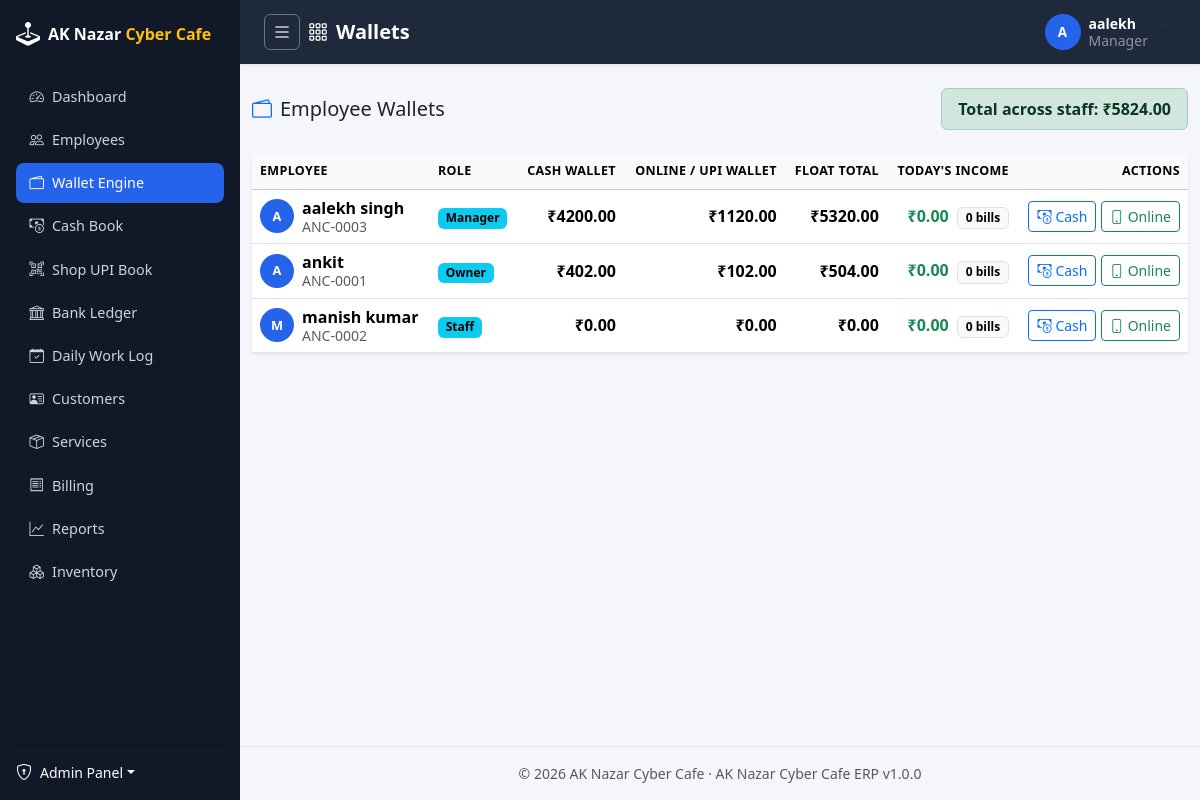
The page /employees/wallets/ (signed in) on the database as committed earlier.
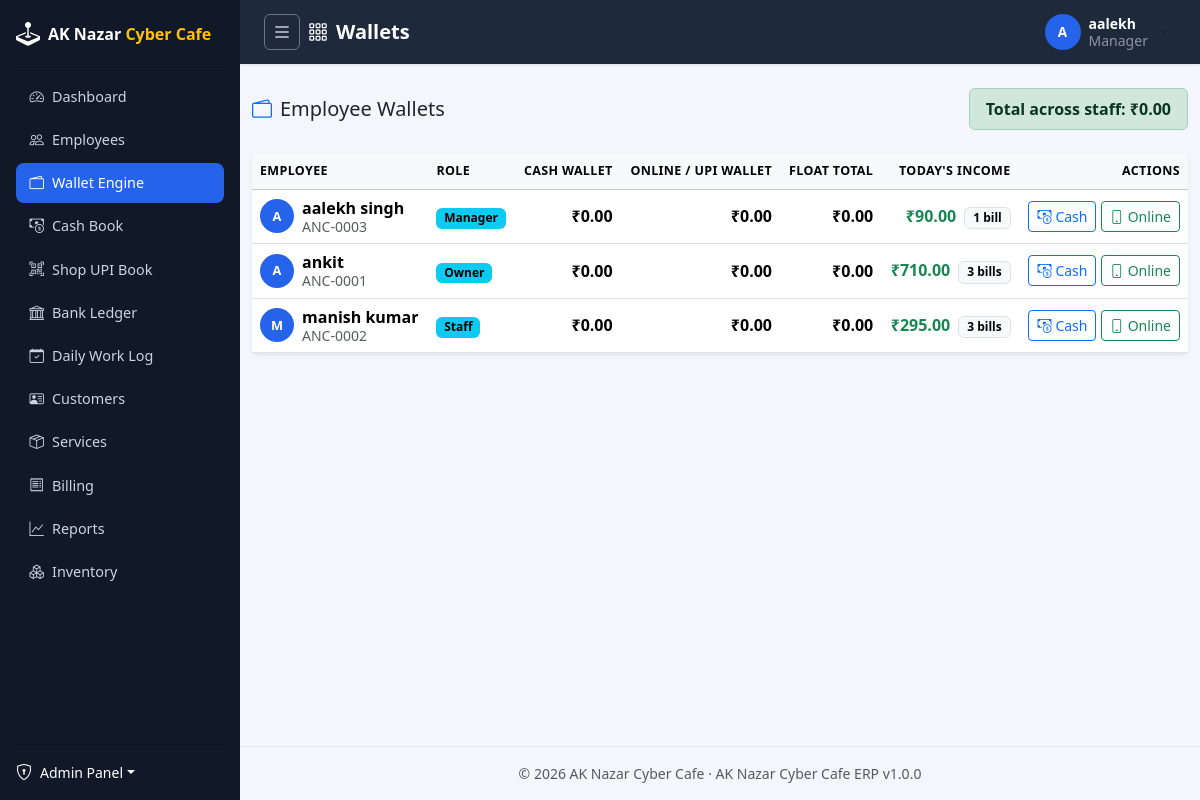
The same page on the database as committed later.
### apps/accounts/models/user.py (models this page shows, shortened)
class User(BaseModel, AbstractBaseUser, PermissionsMixin):
    username = models.CharField(max_length=150, unique=True, db_index=True)
    email = models.EmailField(unique=True, null=True, blank=True, db_index=True)
    phone = models.CharField(max_length=15, unique=True, null=True, blank=True)
    first_name = models.CharField(max_length=100, blank=True)
    last_name = models.CharField(max_length=100, blank=True)
    is_staff = models.BooleanField(default=False)
    date_joined = models.DateTimeField(auto_now_add=True)
    objects = UserManager()
    USERNAME_FIELD = "username"
    REQUIRED_FIELDS = []
    class Meta:
        ordering = ["-date_joined"]
        verbose_name = "User"
        verbose_name_plural = "Users"
    def get_full_name(self):
        full_name = " ".join(part for part in (self.first_name, self.last_name) if part).strip()
        return full_name or self.username
    def get_short_name(self):
        return self.first_name or self.username

### apps/employees/models/employee.py (models this page shows, shortened)
class Employee(BaseModel):
    user = models.OneToOneField(
        settings.AUTH_USER_MODEL,
        on_delete=models.CASCADE,
        related_name="employee",
        help_text="Login account this employee profile belongs to.",
    )
    employee_code = models.CharField(max_length=20, unique=True, editable=False, db_index=True)
    full_name = models.CharField(max_length=150)
    role = models.CharField(max_length=30, choices=Role.choices, default=Role.STAFF, db_index=True)
    status = models.CharField(
        max_length=30,
        choices=EmploymentStatus.choices,
        default=EmploymentStatus.ACTIVE,
        db_index=True,
    )
    gender = models.CharField(max_length=10, choices=Gender.choices, blank=True)
    date_of_birth = models.DateField(null=True, blank=True)
    date_of_joining = models.DateField(null=True, blank=True)
    personal_phone = models.CharField(max_length=15, blank=True)
    personal_email = models.EmailField(blank=True)
    emergency_contact_name = models.CharField(max_length=150, blank=True)
    emergency_contact_phone = models.CharField(max_length=15, blank=True)
    address_line = models.CharField(max_length=255, blank=True)
    city = models.CharField(max_length=100, blank=True)
    state = models.CharField(max_length=100, blank=True)
    pincode = models.CharField(max_length=10, blank=True)
    id_proof_type = models.CharField(max_length=20, choices=IdProofType.choices, blank=True)
    id_proof_number = models.CharField(max_length=50, blank=True)
    photo = models.ImageField(upload_to="employees/photos/", blank=True, null=True)
    notes = models.TextField(blank=True)
    hourly_rate = money_field(default=0, blank=True)
    can_create_bills = models.BooleanField(
        default=False,
        db_index=True,
        help_text="Grant counter billing & invoice creation access regardless of base role.",
    )
    can_manage_topup = models.BooleanField(
        default=False,
        db_index=True,
        help_text="Grant permission to perform wallet top-ups and owner cash deposit/withdrawal.",
    )
    can_collect_personal_upi = models.BooleanField(
        default=False,
        db_index=True,
        help_text="Allow staff to collect payments into their personal Staff UPI/Wallet during rush hours.",
    )
    can_record_expenses = models.BooleanField(
        default=False,
        db_index=True,
        help_text="Allow staff to record shop expenses from counter float or shop bank account.",
    )
    can_view_shop_finance = models.BooleanField(
        default=False,
        db_index=True,
        help_text="Allow staff to view Entire Shop Main Galla & Shop UPI Book.",
    )
    can_manage_permissions = models.BooleanField(
        default=False,
        db_index=True,
        help_text="Grant permission to assign and modify permissions for other employees.",
    )
    can_manage_customer_credit = models.BooleanField(
        default=False,
        db_index=True,
        help_text="Grant permission to set and modify customer credit limits.",
    )
    class Meta:
        ordering = ["-created_at"]
        verbose_name = "Employee"
        verbose_name_plural = "Employees"
        indexes = [
            models.Index(fields=["role", "status"]),
        ]

### apps/employees/views/wallet.py (the view)
# urls.py: path("wallets/", wallet_views.WalletListView.as_view(), name="wallet_list"),
class WalletListView(LoginRequiredMixin, PermissionRequiredMixin, ListView):
    permission_required = "employees.view_wallettransaction"
    template_name = "employees/wallet_list.html"
    context_object_name = "rows"
    def get_queryset(self):
        return WalletSelector.list_employees_with_wallets()
    def get_context_data(self, **kwargs):
        context = super().get_context_data(**kwargs)
        context["page_title"] = "Wallets"
        context["total_balance"] = WalletSelector.total_wallet_balance()
        context["can_view_all_profiles"] = user_can_view_all_profiles(self.request.user)
        return context

### templates/employees/wallet_list.html (shortened to what this page needs)
{% extends "base.html" %}
{% load erp_tags %}
{% block content %}
<div class="d-flex flex-wrap align-items-center justify-content-between gap-2 mb-4">
    <h5 class="mb-0"><i class="bi bi-wallet2 me-2 text-primary"></i>Employee Wallets</h5>
    <div class="alert alert-success py-2 px-3 mb-0">
        <strong>Total across staff: {{ total_balance|inr }}</strong>
    </div>
</div>
<div class="card shadow-sm border-0">
    <div class="table-responsive">
        <table class="table table-hover align-middle mb-0">
            <thead class="table-light">
                <tr>
                    <th scope="col">Employee</th>
                    <th scope="col">Role</th>
                    <th scope="col" class="text-end">Cash Wallet</th>
                    <th scope="col" class="text-end">Online / UPI Wallet</th>
                    <th scope="col" class="text-end">Float Total</th>
                    <th scope="col" class="text-end">Today's Income</th>
                    <th scope="col" class="text-end">Actions</th>
                </tr>
            </thead>
            <tbody>
                {% for row in rows %}
                    <tr>
                        <td>
                            <div class="d-flex align-items-center gap-2">
                                <span class="user-avatar-sm">{{ row.employee.full_name|slice:":1"|upper }}</span>
                                <div class="lh-sm">
                                    <span class="d-block fw-semibold">{{ row.employee.full_name }}</span>
                                    <span class="d-block small text-muted">{{ row.employee.employee_code }}</span>
                                </div>
                            </div>
                        </td>
                        <td><span class="badge text-bg-info">{{ row.employee.get_role_display }}</span></td>
                        <td class="text-end fw-semibold {% if row.cash_balance < 0 %}text-danger{% endif %}">{{ row.cash_balance|inr }}</td>
                        <td class="text-end fw-semibold {% if row.online_balance < 0 %}text-danger{% endif %}">{{ row.online_balance|inr }}</td>
                        <td class="text-end fw-semibold">{{ row.total_balance|inr }}</td>
                        <td class="text-end">
                            <span class="fw-bold text-success">{{ row.today_income|inr }}</span>
                            <span class="badge text-bg-light border small ms-1">{{ row.today_bills_count }} bill{{ row.today_bills_count|pluralize }}</span>
                        </td>
                        <td class="text-end">
                            {% if can_view_all_profiles or row.employee.user == request.user %}
                                <a href="{% url 'employees:wallet_detail' row.cash_wallet.pk %}" class="btn btn-sm btn-outline-primary">
                                    <i class="bi bi-cash-coin me-1"></i>Cash
                                </a>
                                <a href="{% url 'employees:wallet_detail' row.online_wallet.pk %}" class="btn btn-sm btn-outline-success">
                                    <i class="bi bi-phone me-1"></i>Online
                                </a>
                            {% else %}
                                <span class="badge text-bg-light border text-muted small"><i class="bi bi-lock-fill me-1"></i>Private</span>
                            {% endif %}
                        </td>
                    </tr>
                {% endfor %}
            </tbody>
        </table>
    </div>
</div>
{% endblock %}

### templates/base.html (shortened to what this page needs)
{% load static %}
<!DOCTYPE html>
<html lang="en">
<head>
    <link href="https://cdn.jsdelivr.net/npm/bootstrap@5.3.3/dist/css/bootstrap.min.css" rel="stylesheet">
    <link href="https://cdn.jsdelivr.net/npm/bootstrap-icons@1.11.3/font/bootstrap-icons.css" rel="stylesheet">
    <link href="{% static 'css/site.css' %}?v=2.1" rel="stylesheet">
</head>
<body>
<div class="app-wrapper d-flex" id="appWrapper">
    {% include "includes/sidebar.html" %}
    <div class="app-main flex-grow-1 d-flex flex-column">
        {% include "includes/topbar.html" %}
        <main class="app-content container-fluid py-4">
            {% block content %}{% endblock %}
        </main>
        <footer class="app-footer mt-auto text-center small text-muted py-3">
            © {% now "Y" %} {{ ERP_COMPANY_NAME }} · {{ ERP_APP_NAME }} v{{ ERP_APP_VERSION }}
        </footer>
    </div>
</div>
</body>
</html>

### templates/includes/sidebar.html (shortened to what this page needs)
<aside class="app-sidebar d-flex flex-column flex-shrink-0 p-3" id="appSidebar">
    <div class="sidebar-header d-flex align-items-center justify-content-between mb-2">
        <a href="{% url 'pages:dashboard' %}" class="sidebar-brand d-flex align-items-center text-decoration-none">
            <i class="bi bi-joystick fs-4 brand-icon me-2"></i>
            <span class="fs-6 fw-bold brand-text">AK Nazar <span class="text-warning">Cyber Cafe</span></span>
        </a>
    </div>
    <hr class="sidebar-divider my-2">
    <ul class="nav nav-pills flex-column mb-auto gap-1">
        <li class="nav-item">
            <a href="{% url 'pages:dashboard' %}"
               class="nav-link {% if request.resolver_match.app_name == 'pages' %}active{% endif %}"
               title="Dashboard"
               aria-current="page">
                <i class="bi bi-speedometer2 nav-icon me-2"></i><span class="nav-text">Dashboard</span>
            </a>
        </li>
        <li class="nav-item">
            <a href="{% url 'employees:list' %}"
               class="nav-link "
               title="Employees">
                <i class="bi bi-people nav-icon me-2"></i><span class="nav-text">Employees</span>
            </a>
        </li>
        <li class="nav-item">
            <a href="{% url 'employees:wallet_list' %}"
               class="nav-link {% if request.resolver_match.url_name == 'wallet_list' or request.resolver_match.url_name == 'wallet_detail' %}active{% endif %}"
               title="Wallet Engine">
                <i class="bi bi-wallet2 nav-icon me-2"></i><span class="nav-text">Wallet Engine</span>
            </a>
        </li>
        <li class="nav-item">
            <a href="{% url 'finance:cashbook_list' %}"
               class="nav-link {% if request.resolver_match.app_name == 'finance' and request.resolver_match.url_name == 'cashbook_list' %}active{% endif %}"
               title="Cash Book">
                <i class="bi bi-cash-coin nav-icon me-2"></i><span class="nav-text">Cash Book</span>
            </a>
        </li>
        <li class="nav-item">
            <a href="{% url 'finance:upibook_list' %}"
               class="nav-link {% if request.resolver_match.app_name == 'finance' and request.resolver_match.url_name == 'upibook_list' %}active{% endif %}"
               title="Shop UPI Book">
                <i class="bi bi-qr-code-scan nav-icon me-2"></i><span class="nav-text">Shop UPI Book</span>
            </a>
        </li>
        <li class="nav-item">
            <a href="{% url 'finance:bank_list' %}"
               class="nav-link {% if request.resolver_match.app_name == 'finance' and request.resolver_match.url_name == 'bank_list' %}active{% endif %}"
               title="Bank Ledger">
                <i class="bi bi-bank nav-icon me-2"></i><span class="nav-text">Bank Ledger</span>
            </a>
        </li>
        <li class="nav-item">
            <a href="{% url 'employees:worklog_list' %}"
               class="nav-link {% if request.resolver_match.app_name == 'employees' and request.resolver_match.url_name == 'worklog_list' %}active{% endif %}"
               title="Daily Work Log">
                <i class="bi bi-calendar-check nav-icon me-2"></i><span class="nav-text">Daily Work Log</span>
            </a>
        </li>
        <li class="nav-item">
            <a href="{% url 'customers:list' %}"
               class="nav-link {% if request.resolver_match.app_name == 'customers' %}active{% endif %}"
               title="Customers">
                <i class="bi bi-person-vcard nav-icon me-2"></i><span class="nav-text">Customers</span>
            </a>
        </li>
        <li class="nav-item">
            <a href="{% url 'services:list' %}"
               class="nav-link {% if request.resolver_match.app_name == 'services' %}active{% endif %}"
               title="Services">
                <i class="bi bi-box-seam nav-icon me-2"></i><span class="nav-text">Services</span>
            </a>
        </li>
        <li class="nav-item">
            <a href="{% url 'billing:list' %}"
               class="nav-link {% if request.resolver_match.app_name == 'billing' %}active{% endif %}"
               title="Billing">
                <i class="bi bi-receipt nav-icon me-2"></i><span class="nav-text">Billing</span>
            </a>
        </li>
        <li class="nav-item">
            <a href="{% url 'reports:index' %}"
               class="nav-link {% if request.resolver_match.app_name == 'reports' %}active{% endif %}"
               title="Reports">
                <i class="bi bi-graph-up nav-icon me-2"></i><span class="nav-text">Reports</span>
            </a>
        </li>
        <li class="nav-item">
            <a href="{% url 'inventory:list' %}"
               class="nav-link {% if request.resolver_match.app_name == 'inventory' %}active{% endif %}"
               title="Inventory">
                <i class="bi bi-boxes nav-icon me-2"></i><span class="nav-text">Inventory</span>
            </a>
        </li>
    </ul>
    <hr class="sidebar-divider my-2">
    <div class="dropdown">
        <a href="#" class="d-flex align-items-center text-decoration-none dropdown-toggle text-white" data-bs-toggle="dropdown" title="Admin Panel">
            <i class="bi bi-shield-lock nav-icon me-2"></i>
            <span class="small nav-text">Admin Panel</span>
        </a>
    </div>
</aside>

### templates/includes/topbar.html (shortened to what this page needs)
<nav class="app-topbar d-flex align-items-center justify-content-between px-3 px-md-4">
    <div class="d-flex align-items-center gap-2">
        <button class="btn btn-sm btn-outline-light d-flex align-items-center justify-content-center p-2 rounded-2 border-secondary" type="button" id="sidebarToggle" title="Toggle Dashboard Sidebar (Expand/Collapse)" style="width: 36px; height: 36px;">
            <i class="bi bi-list fs-5"></i>
        </button>
        <h5 class="mb-0 text-white fw-semibold d-flex align-items-center">
            <i class="bi bi-grid-3x3-gap me-2"></i>{{ page_title|default:"Dashboard" }}
        </h5>
    </div>
    <div class="d-flex align-items-center gap-3">
        <div class="dropdown">
            <button class="btn btn-user dropdown-toggle d-flex align-items-center gap-2" type="button" data-bs-toggle="dropdown">
                <span class="user-avatar d-inline-flex align-items-center justify-content-center">
                    {{ request.user.get_short_name|slice:":1"|upper }}
                </span>
                <span class="d-none d-md-inline text-start lh-sm">
                    <span class="d-block small fw-semibold text-white">{{ request.user.get_full_name }}</span>
                    <span class="d-block small text-white-50">
                        {% if request.user.employee %}{{ request.user.employee.get_role_display }}{% else %}Administrator{% endif %}
                    </span>
                </span>
            </button>
        </div>
    </div>
</nav>

Rows that differ between the two databases and show on the page:
changed Employee "aalekh singh": cash_balance|inr "₹4200.00" → "₹0.00"; online_balance|inr "₹1120.00" → "₹0.00"; total_balance|inr "₹5320.00" → "₹0.00"; today_income|inr "₹0.00" → "₹90.00"; today_bills_count "0" → "1"
changed Employee "ankit": cash_balance|inr "₹402.00" → "₹0.00"; online_balance|inr "₹102.00" → "₹0.00"; total_balance|inr "₹504.00" → "₹0.00"; today_income|inr "₹0.00" → "₹710.00"; today_bills_count "0" → "3"
changed Employee "manish kumar": today_income|inr "₹0.00" → "₹295.00"; today_bills_count "0" → "3"
Other text that changed with them:
{{ total_balance|inr }}: "₹5824.00" → "₹0.00"
